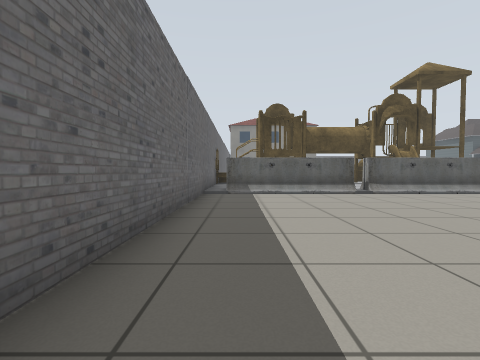
[1] (above)

24 first-person views from a walk through a world built for the Gazebo simulator. The camera is 0.72 m above the floor, tilts 2° down and sees 85° across. Floor lines are 1 m apart. The floor is counted in squares, 1 m on a side. Each view is taken from the middle of a square. On the plan, view 1 faces up. The plan holds only what a view shows up to about 9 squares ahead; the rest is blank. The place goes on beyond the plan. The robots in the file are not drawn. Some stock models are drawn as simple stand-ins. Some surface patterns are stand-ins.

[2]
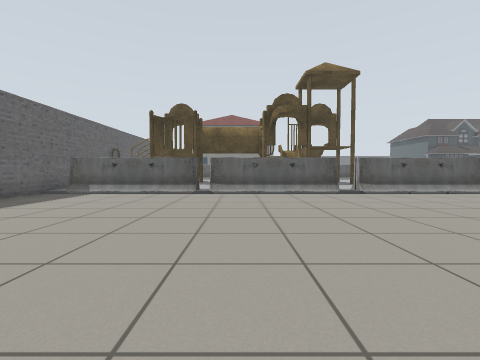

[3]
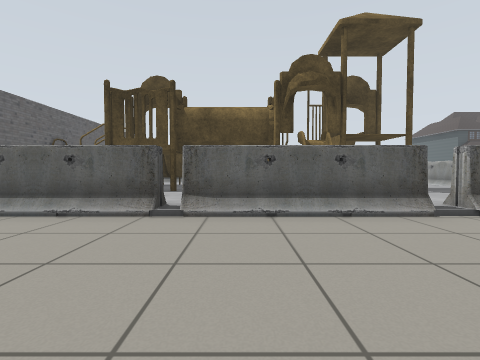

[4]
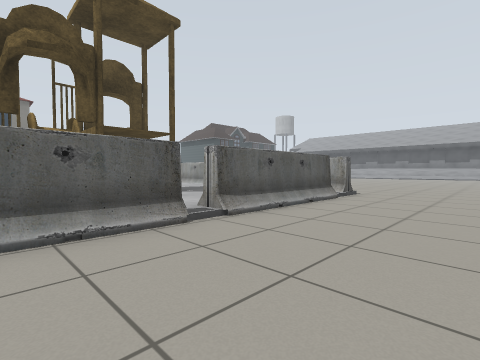

[5]
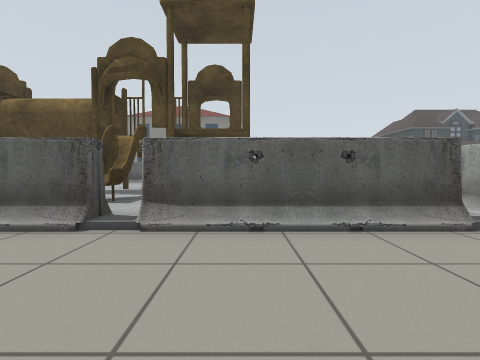

[6]
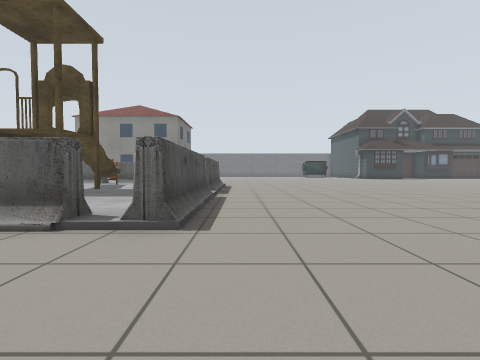

[7]
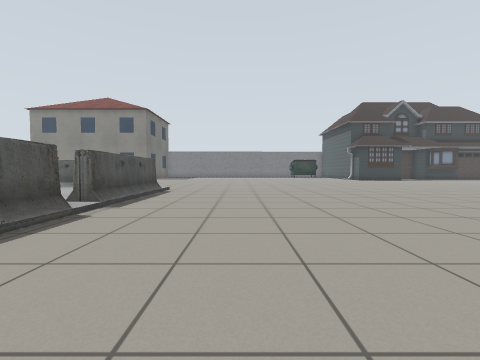

[8]
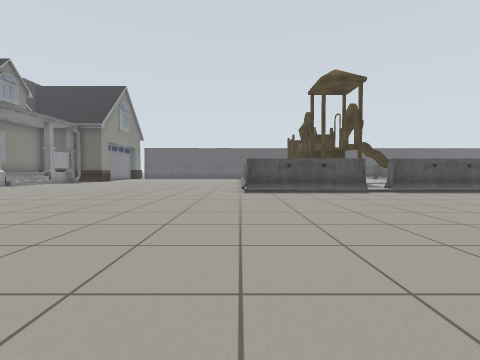

[9]
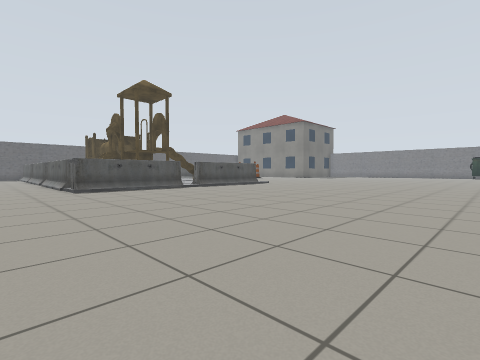

[10]
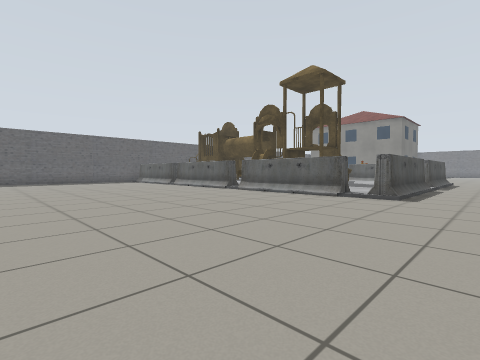

[11]
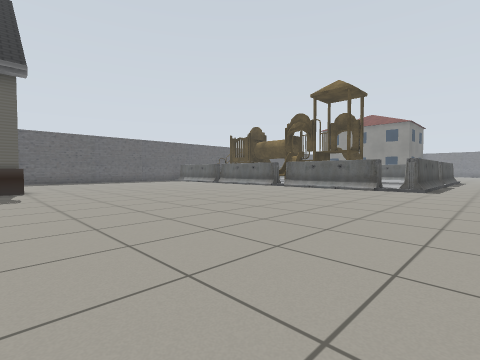

[12]
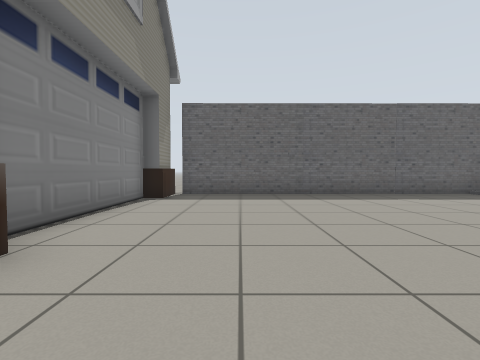

[13]
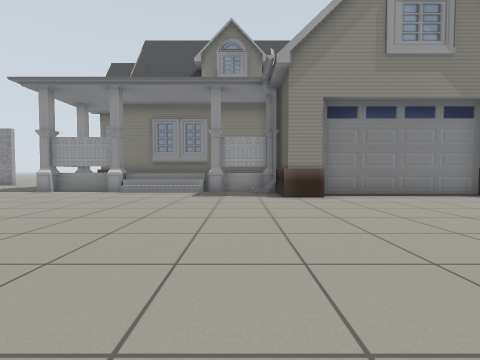

[14]
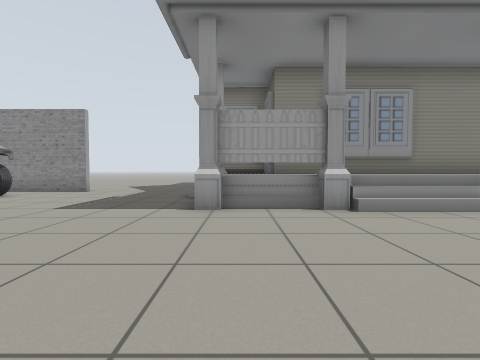

[15]
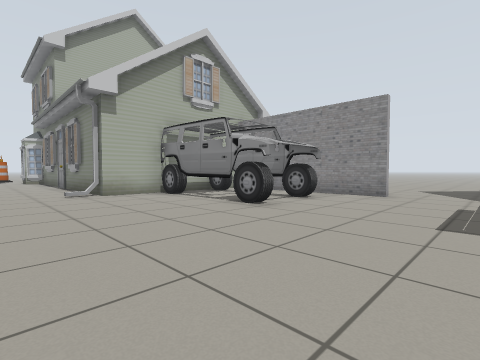

[16]
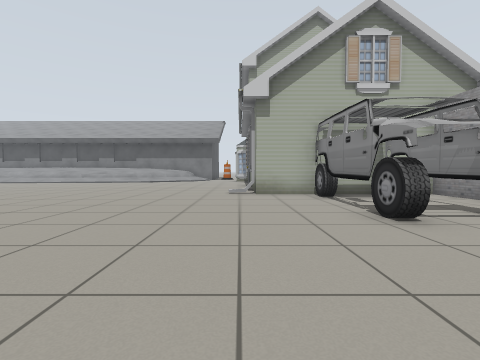

[17]
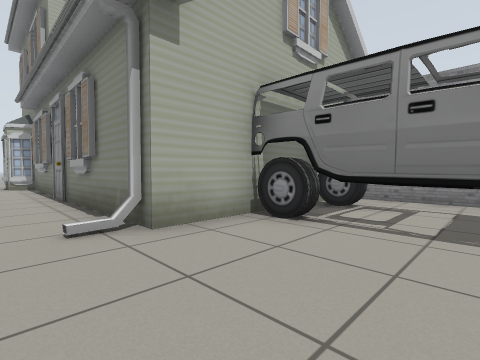

[18]
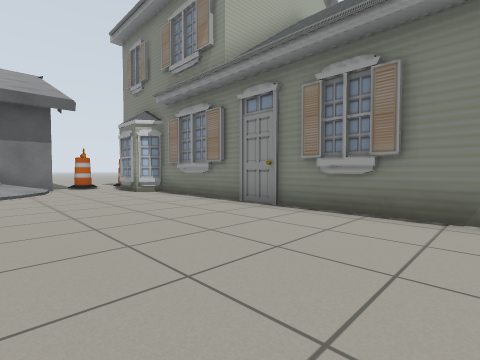

[19]
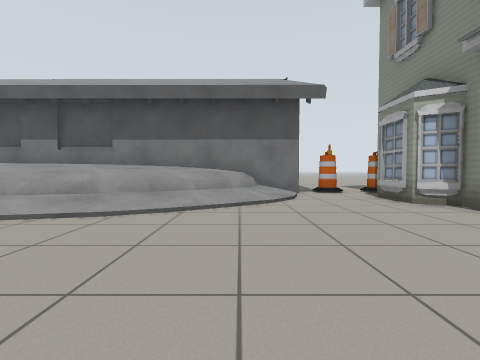

[20]
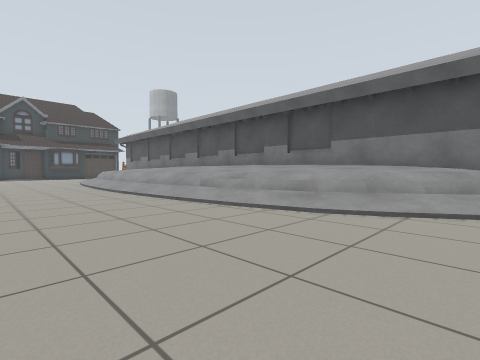

[21]
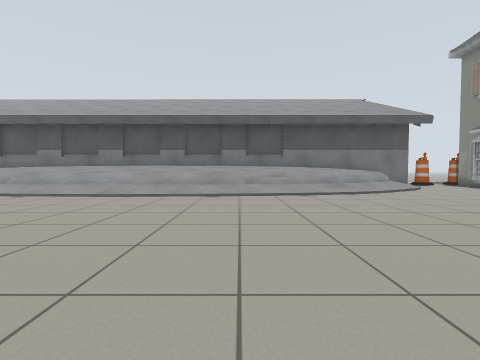

[22]
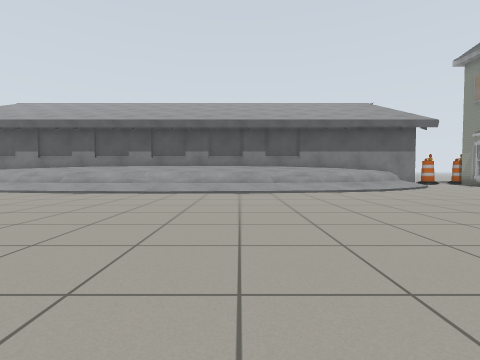

[23]
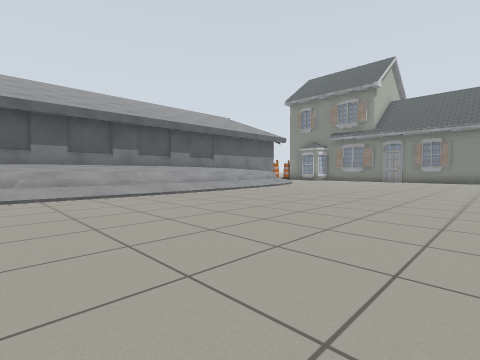

[24]
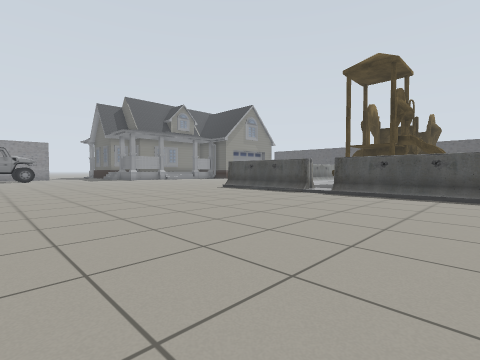

### Floor plan
Key: @ floor where view 1 was taken; # wall or solid block; . main floor; : floor 0.15 m higher than the main floor; / step, stairs or slope; = window, fence, low wall or low ledge; B barrier; P playground; C car; H house; A barrel.
Columns run from 1 left of view 1 to 37 right of it. Each row starts with its distance up from view 1.
 17                B................./=
 16                B................./=
 15                B.................=#
 14    PP  PPPPP   B.................=#
 13 PPP PPPPPPPP   B.................=#
 12 # PPPPPPPPPP   B.................=#
 11 #       PP     B.................=#
 10 #       P      B.................=#
  9 #    B   BB   BB................./=
  8 #BBBB.BBBBBBBB.................../=
  7 #................................/=#
  6 #................................/=#
  5 #..........................  ...../=##
  4 #..........................  ...../=##
  3 #................................../=#
  2 #...................................:##
  1 #.....................................#
  0 #@....................................A
 -1 ##....##.................H.........HH..
 -2  #######.................H .H  H  H   A
 -3        #=#==#==#.....CC.CC     H
 -4        ########=.....CCCCC     H
 -5              ###....CCCCCC     H
 -6               # .........H
 -7               # ....######
 -8                  ...     H
 -9                  ...

Positions as (right, up) in squares from view 1, and headings:
1: (0, 0), facing up
2: (5, 0), facing up
3: (5, 4), facing up
4: (6, 5), facing up-right
5: (10, 5), facing up
6: (15, 5), facing up
7: (17, 8), facing up
8: (23, 8), facing left
9: (24, 6), facing up-left
10: (16, 1), facing up-left
11: (16, -2), facing up-left
12: (7, 1), facing left
13: (7, 6), facing down
14: (13, 2), facing down
15: (16, 1), facing down-right
16: (16, -1), facing right
17: (21, 0), facing down-right
18: (25, 3), facing down-right
19: (28, 3), facing right
20: (28, 3), facing up-right
21: (24, 9), facing right
22: (23, 10), facing right
23: (24, 17), facing down-right
24: (22, 17), facing down-left
